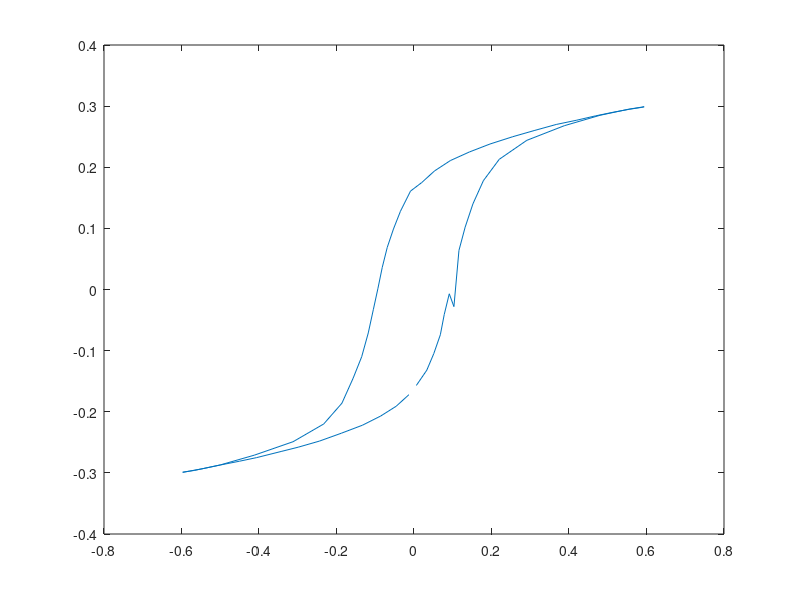

This figure's MATLAB source:
clear;clc
%x = [];
%load('H.mat');
%H=cell2mat(struct2cell(load('H.mat')));
%load('B');
%B=cell2mat(struct2cell(load('B.mat')));
H = [0.00600000000000000;0.0330000000000000;0.0510000000000000;0.0680000000000000;0.0780000000000000;0.0910000000000000;0.103000000000000;0.116000000000000;0.132000000000000;0.152000000000000;0.179000000000000;0.220000000000000;0.291000000000000;0.388000000000000;0.480000000000000;0.554;0.594;0.588;0.557000000000000;0.514000000000000;0.468000000000000;0.420000000000000;0.367000000000000;0.310000000000000;0.255000000000000;0.196000000000000;0.143;0.0940000000000000;0.0530000000000000;0.0200000000000000;-0.00900000000000000;-0.0350000000000000;-0.053;-0.0690000000000000;-0.0820000000000000;-0.0930000000000000;-0.105000000000000;-0.118000000000000;-0.135000000000000;-0.157000000000000;-0.186000000000000;-0.233000000000000;-0.312000000000000;-0.412000000000000;-0.500000000000000;-0.567000000000000;-0.597000000000000;-0.579000000000000;-0.544000000000000;-0.499000000000000;-0.451000000000000;-0.406000000000000;-0.343000000000000;-0.299000000000000;-0.244000000000000;-0.187000000000000;-0.133000000000000;-0.0860000000000000;-0.0460000000000000;-0.0130000000000000];
B = [-0.157000000000000;-0.132000000000000;-0.105000000000000;-0.0740000000000000;-0.0410000000000000;-0.00700000000000000;-0.0280000000000000;0.0640000000000000;0.102000000000000;0.140000000000000;0.178000000000000;0.213000000000000;0.244000000000000;0.268000000000000;0.285000000000000;0.295;0.299;0.298;0.295000000000000;0.290000000000000;0.284000000000000;0.277000000000000;0.270000000000000;0.260000000000000;0.250000000000000;0.238000000000000;0.225000000000000;0.211000000000000;0.194000000000000;0.175000000000000;0.161000000000000;0.128000000000000;0.099;0.0690000000000000;0.0360000000000000;0.00200000000000000;-0.0330000000000000;-0.0710000000000000;-0.110000000000000;-0.145000000000000;-0.186000000000000;-0.220000000000000;-0.249000000000000;-0.271000000000000;-0.287000000000000;-0.296000000000000;-0.299000000000000;-0.297000000000000;-0.293000000000000;-0.287000000000000;-0.281000000000000;-0.275000000000000;-0.265000000000000;-0.258000000000000;-0.248000000000000;-0.235000000000000;-0.222000000000000;-0.207000000000000;-0.191000000000000;-0.172000000000000];

%x = H(:,1);
%y = B(:,1);
plot(H,B);
 